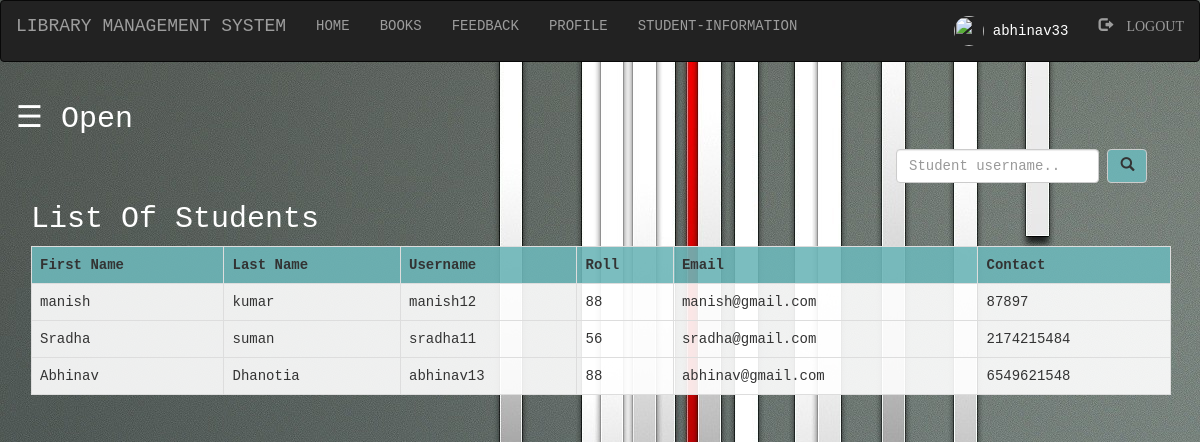
Page /admin/student.php (signed in) on the committed database.
### tables this page shows
CREATE TABLE `student` (
  `first` varchar(100) NOT NULL,
  `last` varchar(100) NOT NULL,
  `username` varchar(100) NOT NULL,
  `password` varchar(100) NOT NULL,
  `roll` int(100) NOT NULL,
  `email` varchar(100) NOT NULL,
  `contact` varchar(100) NOT NULL,
  `pic` varchar(100) NOT NULL
);

### admin/student.php (the view, shortened to what this page needs)
<?php
  include "connection.php";
  include "navbar.php";
?>
<!DOCTYPE html>
<html>
<head>
</head>
<body>
<div id="main">
  <span style="font-size:30px;cursor:pointer; color:white; " onclick="openNav()">&#9776; Open</span>
<div class="container">
	<div class="srch" >
		<form class="navbar-form " method="post" name="form1">
				<input class="form-control" type="text" name="search" placeholder="Student username.." required="">
				<button style="background-color: #6db6b9e6;" type="submit" name="submit" class="btn btn-default">
					<span class="glyphicon glyphicon-search"></span>
				</button>
		</form>
	</div>
	<h2 style="color:white;">List Of Students</h2>
	<?php
		if(isset($_POST['submit']))
		{
			$q=mysqli_query($db,"SELECT first,last,username,roll,email,contact FROM `student` where username like '%$_POST[search]%' ");
			if(mysqli_num_rows($q)==0)
			{
				echo "Sorry! No student found with that username. Try searching again.";
			}
			else
			{
		echo "<table class='table table-bordered table-hover' >";
			echo "<tr style='background-color: #6db6b9e6;'>";
				echo "<th>"; echo "First Name";	echo "</th>";
				echo "<th>"; echo "Last Name";  echo "</th>";
				echo "<th>"; echo "Username";  echo "</th>";
				echo "<th>"; echo "Roll";  echo "</th>";
				echo "<th>"; echo "Email";  echo "</th>";
				echo "<th>"; echo "Contact";  echo "</th>";
			echo "</tr>";
			while($row=mysqli_fetch_assoc($q))
			{
				echo "<tr>";
				echo "<td>"; echo $row['first']; echo "</td>";
				echo "<td>"; echo $row['last']; echo "</td>";
				echo "<td>"; echo $row['username']; echo "</td>";
				echo "<td>"; echo $row['roll']; echo "</td>";
				echo "<td>"; echo $row['email']; echo "</td>";
				echo "<td>"; echo $row['contact']; echo "</td>";
				echo "</tr>";
			}
		echo "</table>";
			}
		}
		else
		{
			$res=mysqli_query($db,"SELECT first,last,username,roll,email,contact FROM `student`;");
		echo "<table class='table table-bordered table-hover' >";
			echo "<tr style='background-color: #6db6b9e6;'>";
				echo "<th>"; echo "First Name";	echo "</th>";
				echo "<th>"; echo "Last Name";  echo "</th>";
				echo "<th>"; echo "Username";  echo "</th>";
				echo "<th>"; echo "Roll";  echo "</th>";
				echo "<th>"; echo "Email";  echo "</th>";
				echo "<th>"; echo "Contact";  echo "</th>";
			echo "</tr>";
			while($row=mysqli_fetch_assoc($res))
			{
				echo "<tr style='background-color: rgba(255, 255, 255, 0.9);'>";
				echo "<td>"; echo $row['first']; echo "</td>";
				echo "<td>"; echo $row['last']; echo "</td>";
				echo "<td>"; echo $row['username']; echo "</td>";
				echo "<td>"; echo $row['roll']; echo "</td>";
				echo "<td>"; echo $row['email']; echo "</td>";
				echo "<td>"; echo $row['contact']; echo "</td>";
				echo "</tr>";
			}
		echo "</table>";
		}
	?>
</div>
</body>
</html>

### admin/style.css (style rules this page uses)
* { margin: 0; padding: 0; font-family: 'Roboto Mono', monospace; }
input { height: 25px; width: 300px; }
.form-control { width: 90%; }

### admin/student.php (style rules this page uses)
.srch { padding-left: 850px; }
body { background-image:url("images/stuBack.jpg"); font-family: "Lato", sans-serif; transition: background-color .5s; }
#main { transition: margin-left .5s; padding: 16px; }

### rows in the picture
student: first "manish", last "kumar", username "manish12", roll "88", email "manish@gmail.com", contact "87897"
student: first "Sradha", last "suman", username "sradha11", roll "56", email "sradha@gmail.com", contact "2174215484"
student: first "Abhinav", last "Dhanotia", username "abhinav13", roll "88", email "abhinav@gmail.com", contact "6549621548"

### other values in the picture
$_SESSION['login_user'] "abhinav33"
